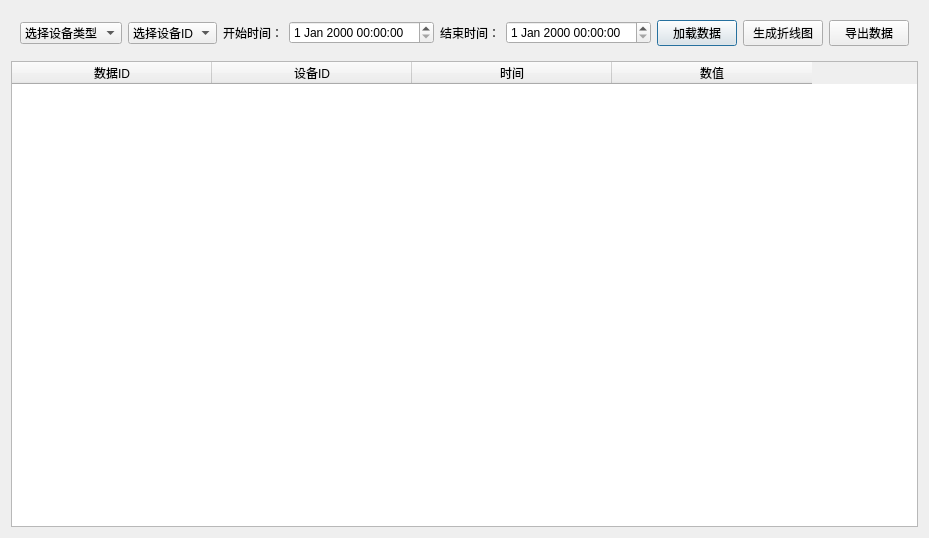
<?xml version="1.0" encoding="UTF-8"?>
<ui version="4.0">
 <class>HistoryTimeData</class>
 <widget class="QDialog" name="HistoryTimeData">
  <property name="geometry">
   <rect>
    <x>0</x>
    <y>0</y>
    <width>865</width>
    <height>538</height>
   </rect>
  </property>
  <property name="windowTitle">
   <string>Dialog</string>
  </property>
  <layout class="QGridLayout" name="gridLayout_2">
   <item row="0" column="0">
    <widget class="QWidget" name="widget" native="true">
     <layout class="QGridLayout" name="gridLayout">
      <item row="0" column="0">
       <widget class="QComboBox" name="deviceTypeCombo">
        <item>
         <property name="text">
          <string>选择设备类型</string>
         </property>
        </item>
       </widget>
      </item>
      <item row="0" column="1">
       <widget class="QComboBox" name="deviceIDCombo">
        <item>
         <property name="text">
          <string>选择设备ID</string>
         </property>
        </item>
       </widget>
      </item>
      <item row="0" column="2">
       <widget class="QLabel" name="label">
        <property name="text">
         <string>开始时间：</string>
        </property>
       </widget>
      </item>
      <item row="0" column="3">
       <widget class="QDateTimeEdit" name="startTimeEdit"/>
      </item>
      <item row="0" column="4">
       <widget class="QLabel" name="label_2">
        <property name="text">
         <string>结束时间：</string>
        </property>
       </widget>
      </item>
      <item row="0" column="5">
       <widget class="QDateTimeEdit" name="endTimeEdit"/>
      </item>
      <item row="0" column="6">
       <widget class="QPushButton" name="loadButton">
        <property name="text">
         <string>加载数据</string>
        </property>
       </widget>
      </item>
      <item row="0" column="7">
       <widget class="QPushButton" name="generateChartButton">
        <property name="text">
         <string>生成折线图</string>
        </property>
       </widget>
      </item>
      <item row="0" column="8">
       <widget class="QPushButton" name="exportCSVButton">
        <property name="text">
         <string>导出数据</string>
        </property>
       </widget>
      </item>
     </layout>
    </widget>
   </item>
   <item row="1" column="0">
    <widget class="QTableWidget" name="tableWidget">
     <property name="rowCount">
      <number>0</number>
     </property>
     <property name="columnCount">
      <number>4</number>
     </property>
     <attribute name="horizontalHeaderDefaultSectionSize">
      <number>200</number>
     </attribute>
     <attribute name="verticalHeaderVisible">
      <bool>false</bool>
     </attribute>
     <column>
      <property name="text">
       <string>数据ID</string>
      </property>
     </column>
     <column>
      <property name="text">
       <string>设备ID</string>
      </property>
     </column>
     <column>
      <property name="text">
       <string>时间</string>
      </property>
     </column>
     <column>
      <property name="text">
       <string>数值</string>
      </property>
     </column>
    </widget>
   </item>
  </layout>
 </widget>
 <resources/>
 <connections/>
</ui>
